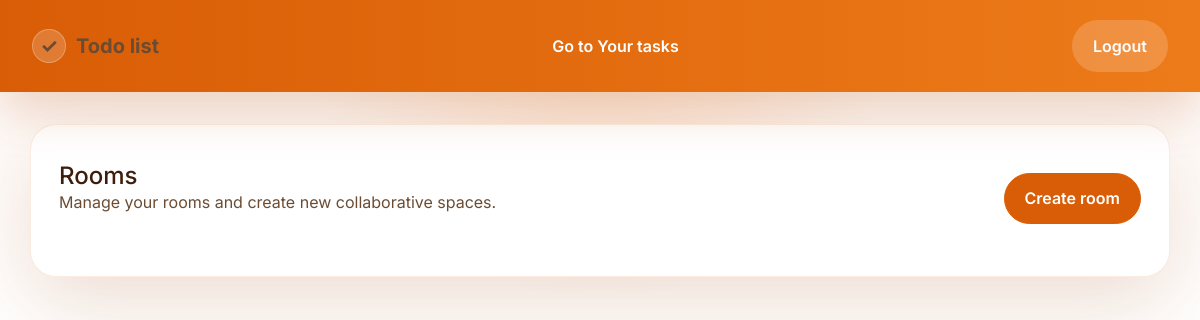
Page /rooms/ (signed in) on the earlier database version.
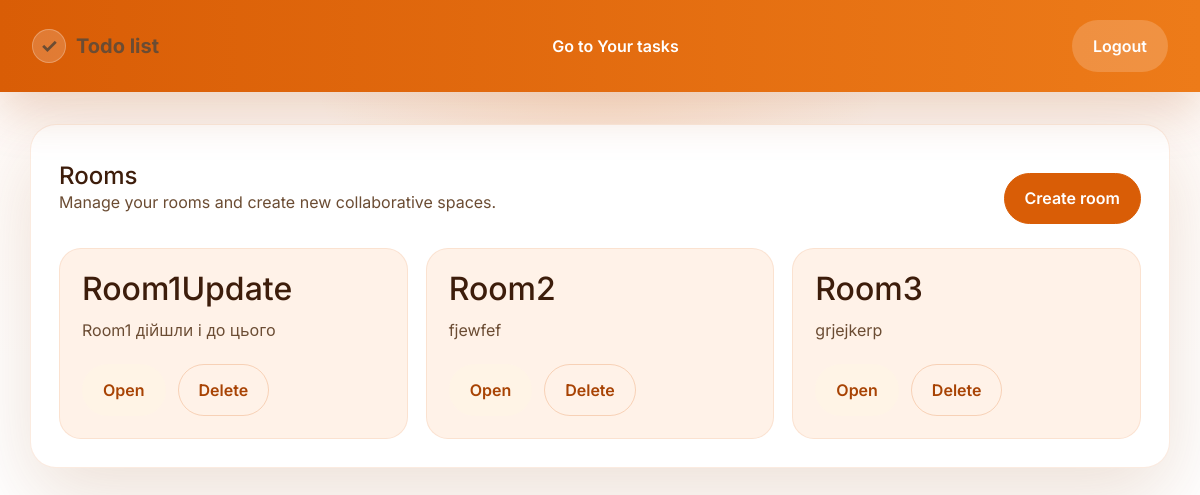
Same page on the later database version.
### tasks/models.py (models this page shows, shortened)
class Room(models.Model):
    host = models.ForeignKey(User, on_delete=models.CASCADE, null=True)
    name = models.CharField(max_length=100)
    description = models.TextField(max_length=500, blank=True)
    password = models.CharField(max_length=120, null=True, blank=True)
    participants = models.ManyToManyField(User, related_name="joined_rooms", blank=True)
    time_created = models.DateTimeField(auto_now_add=True)

### rooms/views.py (the view)
# urls.py: path("", views.rooms_home, name="rooms_home"),
@login_required(login_url="login")
def rooms_home(request):
    rooms = Room.objects.all()
    context = {"rooms": rooms}
    return render(request, "rooms/rooms_home.html", context)

### rooms/templates/rooms/rooms_home.html (shortened to what this page needs)
{% extends 'rooms_main.html' %}
{% block content %}
<div class="panel">
  <div class="panel-header">
    <div>
      <h1 class="panel-title">Rooms</h1>
      <p class="panel-subtitle">Manage your rooms and create new collaborative spaces.</p>
    </div>
    <div class="panel-actions">
      <form action="{% url 'create_room' %}" method="POST">
        <button type="submit" class="btn btn-primary">Create room</button>
      </form>
    </div>
  </div>
  <div class="rooms-grid">
    {% for room in rooms %}
    <article class="room-card">
      <div>
        <a href="{% url 'room' room.id %}"><h2>{{ room.name }}</h2></a>
        <p>{{ room.description }}</p>
      </div>
      <div class="room-actions">
        <a href="{% url 'room' room.id %}" class="btn btn-secondary">Open</a>
        <a href="{% url 'delete_room' room.id %}" class="btn btn-outline">Delete</a>
      </div>
    </article>
    {% endfor %}
  </div>
</div>
{% endblock content %}

### templates/rooms_main.html (shortened to what this page needs)
<!doctype html>
{% load static %}
<html lang="en">
  <head>
    <link
      href="https://cdn.jsdelivr.net/npm/bootstrap@5.3.0/dist/css/bootstrap.min.css"
      rel="stylesheet"
    />
    <link rel="stylesheet" href="{% static 'styles/style.css' %}" />
  </head>
  <body>
    {% include 'rooms_navbar.html' %}
    <main class="content-wrapper">{% block content %} {% endblock %}</main>
  </body>
</html>

### templates/rooms_navbar.html (shortened to what this page needs)
<div class="navbar-container">
  <div class="navbar-left">
    <a href="{% url 'rooms_home' %}" class="brand">
      <span class="brand-mark">✓</span>
      <span class="brand-name">Todo list</span>
    </a>
  </div>
  <div class="navbar-links">
    <a href="{% url 'task_page' %}" class="nav-link">Go to Your tasks</a>
  </div>
  <div class="navbar-actions">
    {% if user.is_authenticated %}
    <form method="post" action="{% url 'logout' %}" class="logout-form">
      <button type="submit" class="nav-button">Logout</button>
    </form>
    {% else %}
    <a href="{% url 'login' %}" class="nav-link">Login</a>
    {% endif %}
  </div>
</div>

### static/styles/style.css (style rules this page uses)
:root { --bg: #fff6f0; --bg-strong: #ffe6cc; --surface: #ffffff; --surface-soft: #fff2e8; --border: #f6a86a; --brand: #d95d06; --brand-dark: #a84304; --brand-soft: #ffb476; --text: #3d1d0b; --text-secondary: #6b4c33; --shadow: 0 28px 80px rgba(142, 63, 5, 0.16); }
* { box-sizing: border-box; }
html { scroll-behavior: smooth; }
body { margin: 0; min-height: 100vh; background: radial-gradient(circle at top, rgba(246, 125, 31, 0.18), transparent 30%), linear-gradient(180deg, #fff9f5 0%, #fff 45%, #fff 100%); color: var(--text); font-family: "Inter", system-ui, -apple-system, BlinkMacSystemFont, "Segoe UI", sans-serif; }
a { color: inherit; text-decoration: none; transition: color 0.2s ease, transform 0.2s ease; }
button, input, textarea, select { font: inherit; }
.navbar-container { display: flex; flex-wrap: wrap; align-items: center; justify-content: space-between; gap: 16px; padding: 20px 32px; background: linear-gradient(90deg, var(--brand) 0%, #ed7b19 100%); color: white; box-shadow: 0 18px 50px rgba(169, 67, 4, 0.22); position: sticky; top: 0; z-index: 100; }
.navbar-left { display: flex; align-items: center; gap: 12px; }
.brand { display: inline-flex; align-items: center; gap: 10px; font-size: 1.25rem; font-weight: 700; }
.brand-mark { width: 34px; height: 34px; display: inline-flex; align-items: center; justify-content: center; border-radius: 50%; background: rgba(255, 255, 255, 0.18); box-shadow: inset 0 0 0 1px rgba(255, 255, 255, 0.25); }
.navbar-links, .navbar-actions { display: flex; align-items: center; gap: 18px; }
.nav-link { color: white; font-weight: 600; padding: 0.5rem 0.85rem; border-radius: 999px; }
.nav-button, .btn { display: inline-flex; align-items: center; justify-content: center; gap: 0.5rem; padding: 0.8rem 1.25rem; border-radius: 999px; border: 1px solid transparent; font-weight: 600; cursor: pointer; transition: transform 0.15s ease, box-shadow 0.15s ease, background 0.15s ease; }
.nav-button { color: white; background: rgba(255, 255, 255, 0.18); }
.btn-primary, .btn-primary:focus, .btn-primary:hover { color: white; background: var(--brand); border-color: var(--brand); }
.btn-secondary, .btn-secondary:hover { color: var(--brand-dark); background: #fff4e6; border-color: transparent; }
.btn-outline, .btn-outline:hover { color: var(--brand-dark); background: transparent; border: 1px solid rgba(217, 93, 6, 0.22); }
.panel { background: var(--surface); border: 1px solid rgba(217, 93, 6, 0.12); border-radius: 26px; box-shadow: var(--shadow); padding: 28px; }
.panel-header { display: flex; align-items: center; justify-content: space-between; flex-wrap: wrap; gap: 16px; margin-bottom: 24px; }
.panel-title { margin: 0; font-size: clamp(1.4rem, 2vw, 1.9rem); }
.panel-subtitle { margin: 0; color: var(--text-secondary); }
.rooms-grid, .task-list { display: grid; gap: 18px; grid-template-columns: repeat(auto-fit, minmax(300px, 1fr)); }
.room-card, .task-card { border-radius: 22px; padding: 22px; background: var(--surface-soft); border: 1px solid rgba(217, 93, 6, 0.1); }
.room-card h2, .task-card h3 { margin: 0 0 0.75rem; }
.room-card p, .task-card p { margin: 0.5rem 0 0; color: var(--text-secondary); line-height: 1.6; }
.card-actions, .panel-actions, .room-actions { display: flex; flex-wrap: wrap; gap: 12px; margin-top: 20px; }
.content-wrapper { width: min(1140px, calc(100% - 48px)); margin: 0 auto; padding: 32px 0 56px; }
h1, h2, h3, h4, h5 { color: var(--text); line-height: 1.1; margin: 0 0 1rem; }
p, label, span, li { color: var(--text-secondary); }

Differences in the rows shown:
added Room: name "Room1Update", description "Room1 дійшли і до цього"
added Room: name "Room2", description "fjewfef"
added Room: name "Room3", description "grjejkerp"
